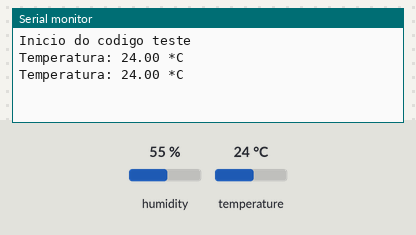
Bench run of a sketch on a simulated Arduino Uno, built with avr-gcc and run on an emulated ATmega328P. Parts: the last lines printed to the serial monitor. The inputs (shaded band) are chosen by the test bench; at power-on: temperature 24 °C, humidity 55 %.

Above: at 1.2 s.
1.3 s: temperature set to 12 °C
At 3.8 s:
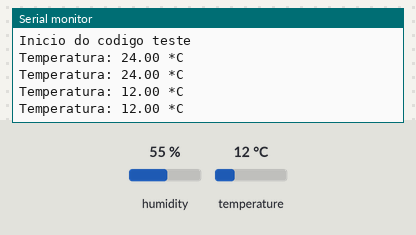
4.0 s: temperature set to 19 °C
At 5.9 s:
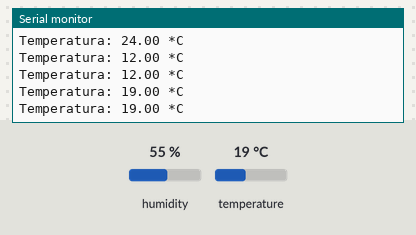
Timing chart, 0 to 7.4 s (numbered marks = the images above; inputs shaded):
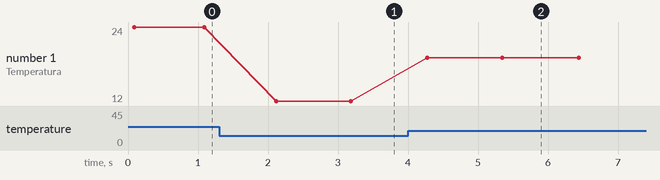

Measured:
- after the input at 1.3 s, the serial monitor: prints a new line after 0.82 s (image 1)
- after the input at 4.0 s, the serial monitor: prints a new line after 0.28 s (image 2)
- plotted number 1: 24 → 12 after the input at 1.3 s, 12 → 19 after the input at 4.0 s

The sketch:

CodigoFinal.ino
```cpp
#include "DHT.h"
#include <IRremote.h>


#define pinoDHT A1

DHT dht(A1, DHT11);
IRsend irsend;

int khz = 38;

void setup() {
    Serial.begin(9600);
    Serial.println("Inicio do codigo teste");
    dht.begin();

    unsigned int irSignal[] = {4450,4350, 550,1600, 600,500, 550,1600, 600,1550, 600,500, 600,500, 600,1550, 600,500, 600,500, 600,1550, 600,500, 600,500, 600,1550, 600,1600, 550,500, 600,1600, 600,500, 550,500, 600,1600, 600,1550, 600,1550, 600,1600, 600,1550, 600,1600, 550,1600, 600,1550, 600,500, 600,500, 600,500, 550,500, 600,500, 600,500, 600,500, 600,1550, 600,1550, 600,1600, 600,500, 550,500, 600,500, 600,500, 600,1550, 600,500, 600,500, 600,500, 550,1600, 600,1550, 600,1600, 600,1550, 550};

    irsend.sendRaw(irSignal, sizeof(irSignal) / sizeof(irSignal[0]), khz);
}

void loop() {
    float temperatura = dht.readTemperature();
    Serial.print("Temperatura: ");
    Serial.print(temperatura);
    Serial.println(" *C");
    delay(1000);

    if (temperatura <21 ) {
    unsigned int irSignal2[] = {4450,4350, 550,1600, 600,500, 550,1600, 600,1550, 600,500, 600,500, 600,1550, 600,500, 600,500, 600,1550, 600,500, 600,500, 600,1550, 600,1600, 550,500, 600,1600, 600,500, 550,500, 600,1600, 600,1550, 600,1550, 600,1600, 600,1550, 600,1600, 550,1600, 600,1550, 600,500, 600,500, 600,500, 550,500, 600,500, 600,500, 600,500, 600,1550, 600,1550, 600,1600, 600,500, 550,500, 600,500, 600,500, 600,1550, 600,500, 600,500, 600,500, 550,1600, 600,1550, 600,1600, 600,1550, 550};

    irsend.sendRaw(irSignal2, sizeof(irSignal2) / sizeof(irSignal2[0]), khz);
    }
}
```
